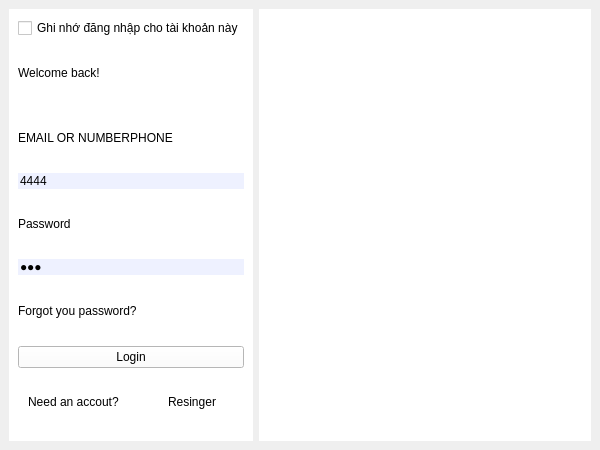
<?xml version="1.0" encoding="UTF-8"?>
<ui version="4.0">
 <class>MainWindow</class>
 <widget class="QMainWindow" name="MainWindow">
  <property name="geometry">
   <rect>
    <x>0</x>
    <y>0</y>
    <width>600</width>
    <height>450</height>
   </rect>
  </property>
  <property name="minimumSize">
   <size>
    <width>600</width>
    <height>450</height>
   </size>
  </property>
  <property name="maximumSize">
   <size>
    <width>600</width>
    <height>450</height>
   </size>
  </property>
  <property name="windowTitle">
   <string>MainWindow</string>
  </property>
  <widget class="QWidget" name="centralwidget">
   <layout class="QHBoxLayout" name="horizontalLayout">
    <item>
     <widget class="QWidget" name="widget" native="true">
      <property name="sizePolicy">
       <sizepolicy hsizetype="Fixed" vsizetype="Preferred">
        <horstretch>0</horstretch>
        <verstretch>0</verstretch>
       </sizepolicy>
      </property>
      <property name="styleSheet">
       <string notr="true">background: white;</string>
      </property>
      <layout class="QVBoxLayout" name="verticalLayout">
       <item>
        <widget class="QCheckBox" name="checkBox">
         <property name="cursor">
          <cursorShape>PointingHandCursor</cursorShape>
         </property>
         <property name="text">
          <string>Ghi nhớ đăng nhập cho tài khoản này</string>
         </property>
        </widget>
       </item>
       <item>
        <widget class="QLabel" name="label_2">
         <property name="text">
          <string>Welcome back!</string>
         </property>
        </widget>
       </item>
       <item>
        <widget class="QLabel" name="label_3">
         <property name="text">
          <string>EMAIL OR NUMBERPHONE</string>
         </property>
        </widget>
       </item>
       <item>
        <widget class="QLineEdit" name="lineEdit">
         <property name="styleSheet">
          <string notr="true">background:#EEF1FF;
border-radius: 15px;

</string>
         </property>
         <property name="text">
          <string>4444</string>
         </property>
        </widget>
       </item>
       <item>
        <widget class="QLabel" name="label_4">
         <property name="text">
          <string>Password</string>
         </property>
        </widget>
       </item>
       <item>
        <widget class="QLineEdit" name="lineEdit_2">
         <property name="styleSheet">
          <string notr="true">background:#EEF1FF;
border-radius: 15px;

</string>
         </property>
         <property name="text">
          <string>444</string>
         </property>
         <property name="echoMode">
          <enum>QLineEdit::Password</enum>
         </property>
        </widget>
       </item>
       <item>
        <widget class="QLabel" name="label_5">
         <property name="text">
          <string>Forgot you password?</string>
         </property>
        </widget>
       </item>
       <item>
        <widget class="QPushButton" name="pushButton">
         <property name="cursor">
          <cursorShape>PointingHandCursor</cursorShape>
         </property>
         <property name="styleSheet">
          <string notr="true">pushButton {
    background-color: #2d89ef;
    color: white;
    border-radius: 15px;
}
pushButton:hover {
    background-color: #ff5733;
    color: white;
  	border-radius: 15px;
}</string>
         </property>
         <property name="text">
          <string>Login</string>
         </property>
        </widget>
       </item>
       <item>
        <widget class="QWidget" name="widget_4" native="true">
         <widget class="QLabel" name="label_6">
          <property name="geometry">
           <rect>
            <x>10</x>
            <y>20</y>
            <width>101</width>
            <height>16</height>
           </rect>
          </property>
          <property name="text">
           <string>Need an accout?</string>
          </property>
         </widget>
         <widget class="QLabel" name="label_7">
          <property name="geometry">
           <rect>
            <x>150</x>
            <y>20</y>
            <width>55</width>
            <height>16</height>
           </rect>
          </property>
          <property name="text">
           <string>Resinger</string>
          </property>
         </widget>
        </widget>
       </item>
      </layout>
     </widget>
    </item>
    <item>
     <widget class="QWidget" name="widget_2" native="true">
      <property name="font">
       <font>
        <family>MS Shell Dlg 2</family>
       </font>
      </property>
      <property name="contextMenuPolicy">
       <enum>Qt::NoContextMenu</enum>
      </property>
      <property name="styleSheet">
       <string notr="true">background: white</string>
      </property>
      <widget class="QLabel" name="label">
       <property name="geometry">
        <rect>
         <x>0</x>
         <y>10</y>
         <width>311</width>
         <height>261</height>
        </rect>
       </property>
       <property name="text">
        <string/>
       </property>
       <property name="pixmap">
        <pixmap>qr.svg</pixmap>
       </property>
      </widget>
     </widget>
    </item>
   </layout>
  </widget>
 </widget>
 <resources/>
 <connections/>
</ui>
